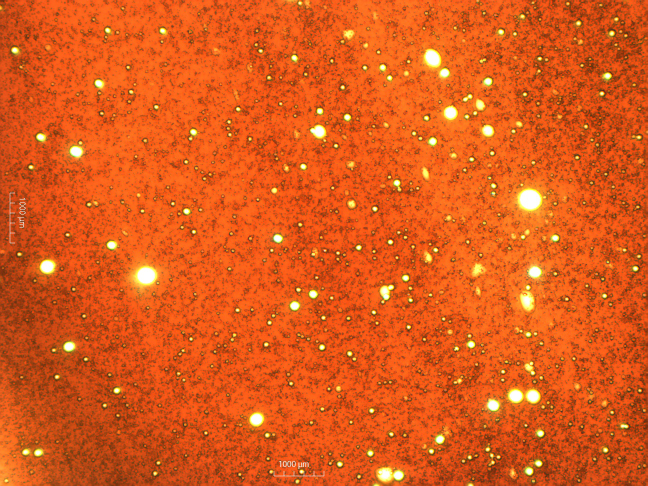
#> input picture Entrega final/imagenes/img1.bmp, 1296 x 972 px (shown at 1/2 size)
$ jupyter execute Notebook.ipynb   (shell and % lines are left out)
#> lines starting #> are read from the running program, lines starting #| are printed output that depends on the picture; after the words box and inside, x2 and y2 are one past the last pixel; in counts of white or black regions, pixels touching at a corner belong together; long printed decimals are rounded
# Entrega Final

<p style="text-align: left;"><span style="color: #000000;">Grupo 1:</span></p>
<ul>
<li style="text-align: left;"><span style="color: #000000;">Felipe Bedoya Casta&ntilde;o</span></li>
<li style="text-align: left;"><span style="color: #000000;">Mirai Alejandro Kaneko</span></li>
<li style="text-align: left;"><span style="color: #000000;">Alejandro Giraldo Sarria</span></li>
<li style="text-align: left;"><span style="color: #000000;">Marianela Arcila</span></li>
</ul>

[cell 1]
import matplotlib.pyplot as plt
import cv2
import numpy as np
import skimage
import skimage.io
import skimage.morphology as morph
from skimage.measure import label,regionprops,find_contours
import skimage.color as color

from skimage.filters import threshold_otsu
from skimage.segmentation import clear_border

# Procesamiento
<hr>
<p>Se intenta resolver el problema de la iluminacion no uniforme con un fit de paraboloide.</p>
<p>La imagen se corta 50 pixeles a la izquierda y abajo para quitar la escala de la imagen.</p>
<p></p>

[cell 2]
#######SELECCIONAR IMAGEN#######
## 1 - 17 ##
num = 1
################################

ruta = 'imagenes/img' + str(num) + '.bmp'

img = cv2.imread(ruta,0)
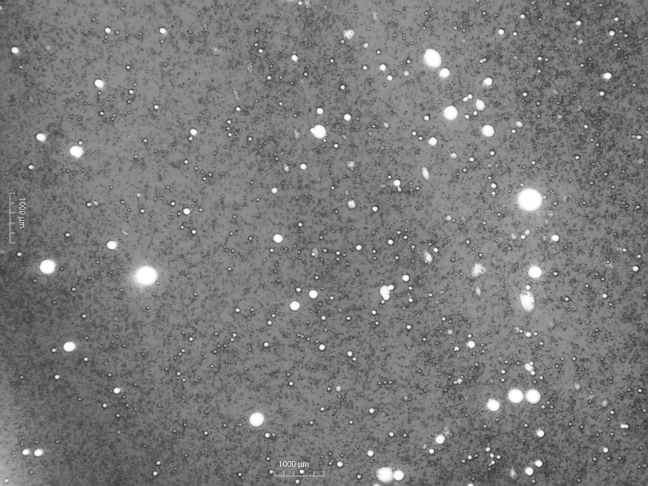
#> img: shape (972, 1296) (shown at 1/2 size); min 31, max 255, mean 122.1
img_resize = img[:-50,50:]
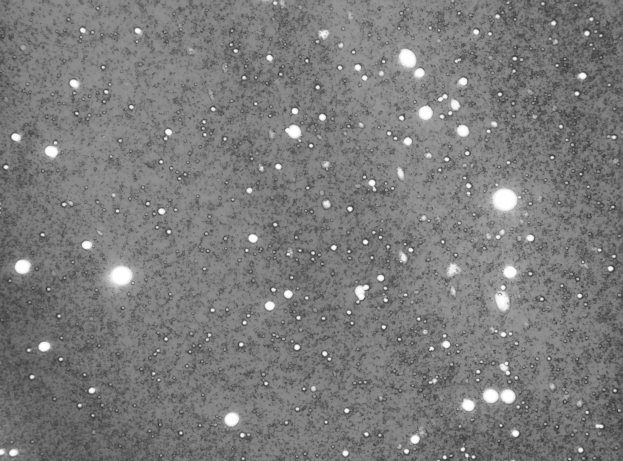
#> img_resize: shape (922, 1246) (shown at 1/2 size); min 31, max 255, mean 123.4

len_x = img_resize.shape[0]
#> len_x = 922
len_y = img_resize.shape[1]
#> len_y = 1246

z = img_resize.flatten()
z = z.reshape((len(z),1))
y = np.array([ i for i in range(len_y) ]*len_x)
x = np.array([ [i]*len_y for i in range(len_x)  ])
x = x.flatten()
xx = np.power(x, 2)
yy = np.power(y, 2)
xy = x*y
ones = np.ones(len(z))
H = np.array([ xx, yy, xy, x, y, ones ])
H = H.T
c = np.dot(H.T, H)
#> c = [[1.66e+17, 1.68e+17, 1.4e+17, 2.25e+14, 2.02e+14, 3.25e+11], [1.68e+17, 5.53e+17, 2.55e+17, 2.73e+14, 5.55e+14, 5.94e+11], [1.4e+17, 2.55e+17, 1.68e+17, 2.02e+14, 2.73e+14, 3.29e+11], [2.25e+14, 2.73e+14, 2.02e+14, 3.25e+11, 3.29e+11, 529027926], [2.02e+14, 5.55e+14, 2.73e+14, 3.29e+11, 5.94e+11, 715135470], [3.25e+11, 5.94e+11, 3.29e+11, 529027926, 715135470, 1148812]]
c = np.linalg.inv(c)
#> c = [[2.17e-16, 1.63e-30, 3.16e-31, -2e-13, -2.17e-27, 3.06e-11], [3.26e-30, 6.5e-17, 1.12e-30, -3.69e-27, -8.09e-14, 1.68e-11], [1.39e-31, 1.02e-30, 9.5e-17, -5.91e-14, -4.37e-14, 2.72e-11], [-2e-13, -2.07e-27, -5.91e-14, 2.33e-10, 2.72e-11, -5.08e-08], [-4.04e-27, -8.09e-14, -4.37e-14, 2.72e-11, 1.28e-10, -3.76e-08], [3.06e-11, 1.68e-11, 2.72e-11, -5.08e-08, -3.76e-08, 2.25e-05]]
c = np.dot(c, H.T)
c = np.dot(c, z)
#> c = [-5.34e-05, -4.52e-05, 3.05e-05, 0.016, 0.0442, 118.2]
z_fit = np.dot(H, c)
z_fit = z_fit.reshape((len_x, len_y)).astype(np.uint8)
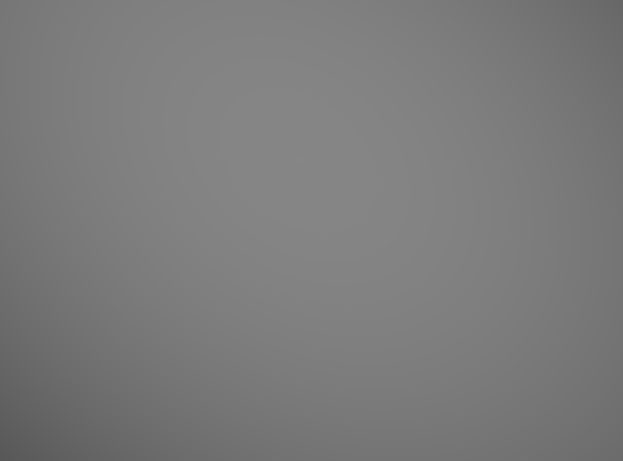
#> z_fit: shape (922, 1246) (shown at 1/2 size); min 87, max 134, mean 122.9
res = cv2.subtract(img_resize,z_fit)
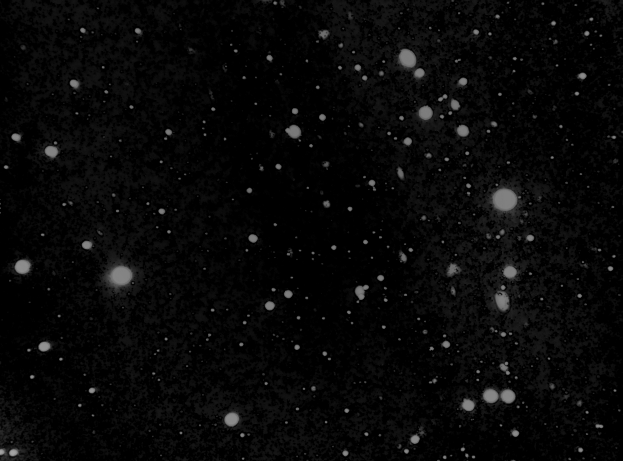
#> res: shape (922, 1246) (shown at 1/2 size); min 0, max 166, mean 7.8
thold = np.max(res)
#> thold = 166
image = res * (res < thold)
print('Threshold:',thold)
#| Threshold: 166
plt.figure(figsize=(15,15),dpi = 100)
plt.imshow(image,cmap='hot');

# Binarizacion
<hr><hr>
<p>Hay que binarizar la imagen para realizar el etiquetado pero entonces hay varias consideraciones</p>
<p>El threshold de umbralizacion cambia drasticamente la cantidad de etiquetas</p>
<p>Para esto se utilizo un ejemplo de segmentacion y etiquetado como base <a href='https://scikit-image.org/docs/dev/auto_examples/segmentation/plot_label.html' target="_blank">aqui</a>.</p>
<p>Problemas que persisten:</p>
<p>Cuando la gota es muy grande y muy brillante se "come" a lo que hay alrededor.</p>
<p>Cuando el fondo es extremadamente cercano al color de las gotas sobre el, no logra separar limpiamente las gotas del fondo. Imagenes como la 3 o 7 que tienen alta iluminacion en los bordes, en especial el izquierdo.</p>
<p>Diferente binarizacion? Diferente a paraboloide para iluminacion?</p>

[cell 3]
plt.figure(figsize=(15,15),dpi = 100)

# https://scikit-image.org/docs/dev/auto_examples/segmentation/plot_label.html
#Thresholding automatico con el metodo de Otsu
tholdo = threshold_otsu(image)
#> tholdo = 54

#Cierre binario
bw = morph.closing(res > tholdo, morph.square(3))
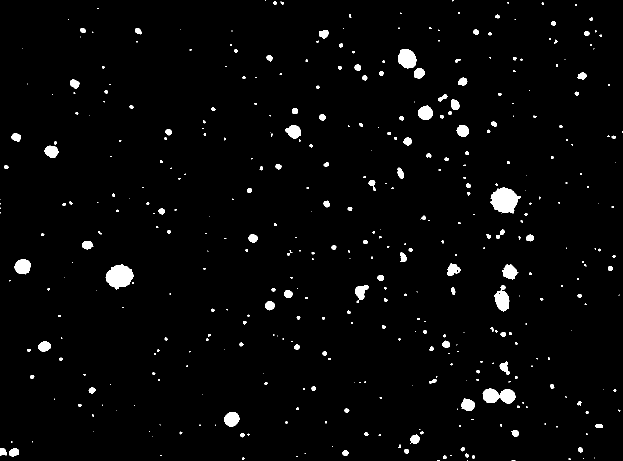
#> bw: shape (922, 1246) bool (shown at 1/2 size); 2.4% white; 427 white regions (232 under 20 px), largest, box (x1, y1, x2, y2) and area: (980, 374, 1042, 427) 2110, (211, 528, 267, 580) 1915, (965, 777, 1031, 807) 1436

#Mostrar cierre binario
plt.imshow(bw,cmap='gray')

# Etiquetado
<hr><hr>
<p>Asumiendo que la imagen binaria es buena.</p>
<p>Saber la escala en pixeles a unidades metricas.</p>
<p>Esto para saber cuanto mide cada cosa en metrica obviamente, pero en el caso de las areas, las mas pequenas son de 1. Entonces saber el umbral de relevancia de las areas. Eso elimina puntos muy pequenos que no pueden ser gotas, aunque como es una foto de un volumen, el tamano aparente puede ser un punto de consideracion, pero aqui se mide area y diametro aparente.</p>

[cell 4]
plt.figure(figsize=(15,15),dpi = 100)

#Despejar bordes.
cleared = clear_border(bw)
#> cleared: shape (922, 1246) bool; 2.4% white; 416 white regions (222 under 20 px)

#Eqtiquetar
label_image = label(cleared)
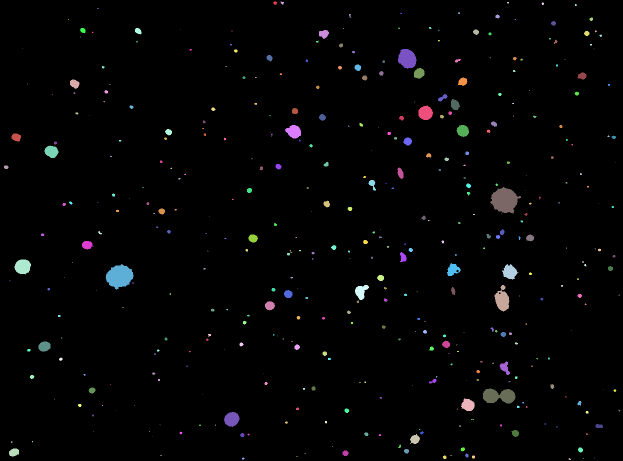
#> label_image: shape (922, 1246) int32 (shown at 1/2 size); 417 distinct labels, from 0 to 416; one colour per label, 0 black

#Extraer propiedades.
props = regionprops(label_image)
#> props = 416 regions; largest, box (x1, y1, x2, y2) and area: (980, 374, 1042, 427) 2110, (211, 528, 267, 580) 1915, (965, 777, 1031, 807) 1436, (796, 98, 833, 138) 1103, (989, 570, 1019, 623) 976

print('Etiquetas:',len(props))
#| Etiquetas: 416

area = []
diametroseq = []

for i in range(0,len(props)):
    area.append(props[i].area)
    diametroseq.append(props[i].equivalent_diameter)
#> after the loop, area = 416 values, max 2110 at index 157, min 1 at index 19, mean 67.06; diametroseq = 416 values, max 51.83 at index 157, min 1.13 at index 19, mean 6.52

#UNIDADES EN PIXELES
print('Area promedio:',np.mean(area))
#| Area promedio: 67.058
print('Diametro promedio:',np.mean(diametroseq))
#| Diametro promedio: 6.521

plt.imshow(label_image)

$ run again, with Entrega final/imagenes/img10.bmp copied over Entrega final/imagenes/img1.bmp
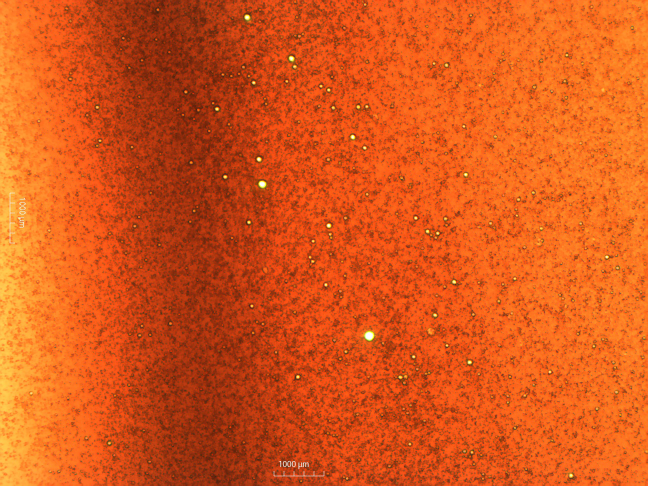
#> input picture Entrega final/imagenes/img10.bmp, 1296 x 972 px (shown at 1/2 size)
#> `c = np.dot(H.T, H)`: c = [[1.66e+17, 1.68e+17, 1.4e+17, 2.25e+14, 2.02e+14, 3.25e+11], [1.68e+17, 5.53e+17, 2.55e+17, 2.73e+14, 5.55e+14, 5.94e+11], [1.4e+17, 2.55e+17, 1.68e+17, 2.02e+14, 2.73e+14, 3.29e+11], [2.25e+14, 2.73e+14, 2.02e+14, 3.25e+11, 3.29e+11, 529027926], [2.02e+14, 5.55e+14, 2.73e+14, 3.29e+11, 5.94e+11, 715135470], [3.25e+11, 5.94e+11, 3.29e+11, 529027926, 715135470, 1148812]]
#> `c = np.linalg.inv(c)`: c = [[2.17e-16, 1.63e-30, 3.16e-31, -2e-13, -2.17e-27, 3.06e-11], [3.26e-30, 6.5e-17, 1.12e-30, -3.69e-27, -8.09e-14, 1.68e-11], [1.39e-31, 1.02e-30, 9.5e-17, -5.91e-14, -4.37e-14, 2.72e-11], [-2e-13, -2.07e-27, -5.91e-14, 2.33e-10, 2.72e-11, -5.08e-08], [-4.04e-27, -8.09e-14, -4.37e-14, 2.72e-11, 1.28e-10, -3.76e-08], [3.06e-11, 1.68e-11, 2.72e-11, -5.08e-08, -3.76e-08, 2.25e-05]]
#> `c = np.dot(c, z)`: c = [-3.57e-05, 0.000117, -4.56e-05, 0.0571, -0.0931, 112]
#> thold = 160
#| Threshold: 160
#> tholdo = 12
#> `bw = morph.closing(res > tholdo, morph.square(3))`:
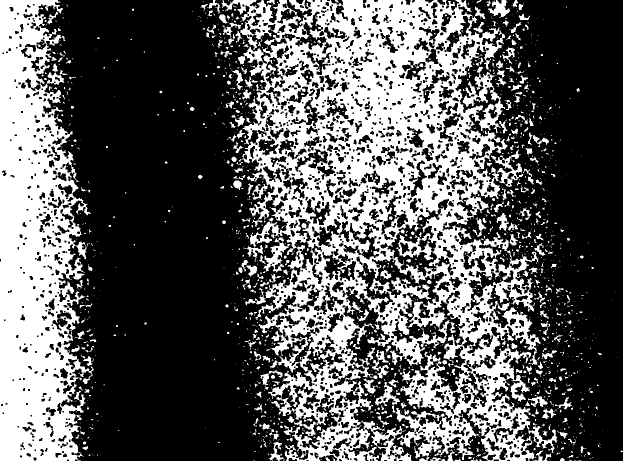
#> bw: shape (922, 1246) bool (shown at 1/2 size); 35.9% white; 1727 white regions (1397 under 20 px), largest, box (x1, y1, x2, y2) and area: (443, 0, 1115, 922) 268063, (0, 0, 187, 922) 111567, (527, 475, 581, 546) 1297
#> cleared: shape (922, 1246) bool; 2.7% white; 1702 white regions (1388 under 20 px)
#> `label_image = label(cleared)`:
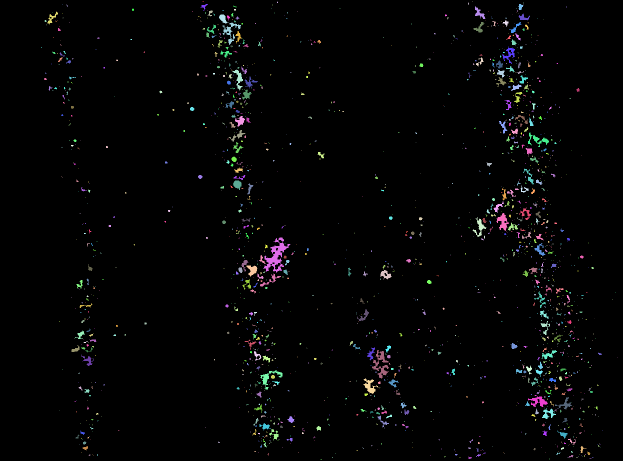
#> label_image: shape (922, 1246) int32 (shown at 1/2 size); 1703 distinct labels, from 0 to 1702; one colour per label, 0 black
#> props = 1702 regions; largest, box (x1, y1, x2, y2) and area: (527, 475, 581, 546) 1297, (744, 700, 778, 757) 698, (445, 45, 482, 90) 434, (992, 426, 1018, 463) 426, (520, 740, 565, 779) 416
#| Etiquetas: 1702
#> after the loop `for i in range(0,len(props)):`: area = 1702 values, max 1297 at index 765, min 1 at index 2, mean 18.03; diametroseq = 1702 values, max 40.64 at index 765, min 1.13 at index 2, mean 3.4
#| Area promedio: 18.025
#| Diametro promedio: 3.396
